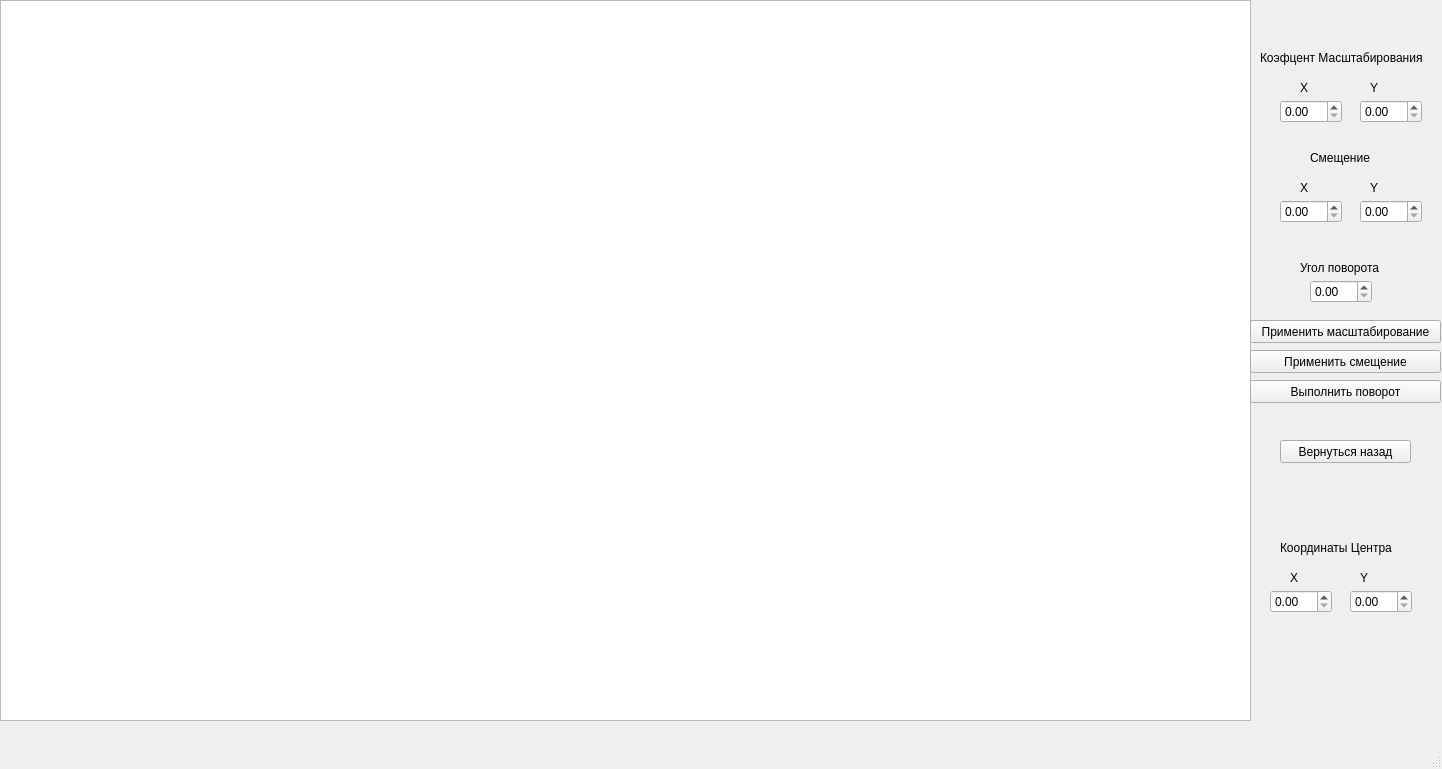
<?xml version="1.0" encoding="UTF-8"?>
<ui version="4.0">
 <class>MainWindow</class>
 <widget class="QMainWindow" name="MainWindow">
  <property name="geometry">
   <rect>
    <x>0</x>
    <y>0</y>
    <width>1442</width>
    <height>769</height>
   </rect>
  </property>
  <property name="windowTitle">
   <string>MainWindow</string>
  </property>
  <widget class="QWidget" name="centralwidget">
   <widget class="QGraphicsView" name="graphicsView">
    <property name="geometry">
     <rect>
      <x>0</x>
      <y>0</y>
      <width>1251</width>
      <height>721</height>
     </rect>
    </property>
   </widget>
   <widget class="QDoubleSpinBox" name="center_x">
    <property name="geometry">
     <rect>
      <x>1270</x>
      <y>590</y>
      <width>62</width>
      <height>23</height>
     </rect>
    </property>
   </widget>
   <widget class="QDoubleSpinBox" name="center_y">
    <property name="geometry">
     <rect>
      <x>1350</x>
      <y>590</y>
      <width>62</width>
      <height>23</height>
     </rect>
    </property>
   </widget>
   <widget class="QLabel" name="label">
    <property name="geometry">
     <rect>
      <x>1290</x>
      <y>570</y>
      <width>58</width>
      <height>15</height>
     </rect>
    </property>
    <property name="text">
     <string>X</string>
    </property>
   </widget>
   <widget class="QLabel" name="label_2">
    <property name="geometry">
     <rect>
      <x>1360</x>
      <y>570</y>
      <width>58</width>
      <height>15</height>
     </rect>
    </property>
    <property name="text">
     <string>Y</string>
    </property>
   </widget>
   <widget class="QLabel" name="label_3">
    <property name="geometry">
     <rect>
      <x>1280</x>
      <y>540</y>
      <width>141</width>
      <height>16</height>
     </rect>
    </property>
    <property name="text">
     <string>Координаты Центра</string>
    </property>
   </widget>
   <widget class="QLabel" name="label_5">
    <property name="geometry">
     <rect>
      <x>1300</x>
      <y>80</y>
      <width>58</width>
      <height>15</height>
     </rect>
    </property>
    <property name="text">
     <string>X</string>
    </property>
   </widget>
   <widget class="QDoubleSpinBox" name="Scale_koef_y">
    <property name="geometry">
     <rect>
      <x>1360</x>
      <y>100</y>
      <width>62</width>
      <height>23</height>
     </rect>
    </property>
    <property name="singleStep">
     <double>0.250000000000000</double>
    </property>
   </widget>
   <widget class="QLabel" name="label_6">
    <property name="geometry">
     <rect>
      <x>1260</x>
      <y>50</y>
      <width>181</width>
      <height>16</height>
     </rect>
    </property>
    <property name="text">
     <string>Коэфцент Масштабирования</string>
    </property>
   </widget>
   <widget class="QLabel" name="label_7">
    <property name="geometry">
     <rect>
      <x>1370</x>
      <y>80</y>
      <width>58</width>
      <height>15</height>
     </rect>
    </property>
    <property name="text">
     <string>Y</string>
    </property>
   </widget>
   <widget class="QDoubleSpinBox" name="Scale_koef_x">
    <property name="geometry">
     <rect>
      <x>1280</x>
      <y>100</y>
      <width>62</width>
      <height>23</height>
     </rect>
    </property>
    <property name="singleStep">
     <double>0.250000000000000</double>
    </property>
   </widget>
   <widget class="QLabel" name="label_4">
    <property name="geometry">
     <rect>
      <x>1310</x>
      <y>150</y>
      <width>71</width>
      <height>16</height>
     </rect>
    </property>
    <property name="text">
     <string>Смещение</string>
    </property>
   </widget>
   <widget class="QDoubleSpinBox" name="Offset_koef_x">
    <property name="geometry">
     <rect>
      <x>1280</x>
      <y>200</y>
      <width>62</width>
      <height>23</height>
     </rect>
    </property>
   </widget>
   <widget class="QLabel" name="label_8">
    <property name="geometry">
     <rect>
      <x>1300</x>
      <y>180</y>
      <width>58</width>
      <height>15</height>
     </rect>
    </property>
    <property name="text">
     <string>X</string>
    </property>
   </widget>
   <widget class="QDoubleSpinBox" name="Offset_koef_y">
    <property name="geometry">
     <rect>
      <x>1360</x>
      <y>200</y>
      <width>62</width>
      <height>23</height>
     </rect>
    </property>
   </widget>
   <widget class="QLabel" name="label_9">
    <property name="geometry">
     <rect>
      <x>1370</x>
      <y>180</y>
      <width>58</width>
      <height>15</height>
     </rect>
    </property>
    <property name="text">
     <string>Y</string>
    </property>
   </widget>
   <widget class="QDoubleSpinBox" name="Rotate_angle">
    <property name="geometry">
     <rect>
      <x>1310</x>
      <y>280</y>
      <width>62</width>
      <height>23</height>
     </rect>
    </property>
   </widget>
   <widget class="QLabel" name="label_10">
    <property name="geometry">
     <rect>
      <x>1300</x>
      <y>260</y>
      <width>101</width>
      <height>16</height>
     </rect>
    </property>
    <property name="text">
     <string>Угол поворота</string>
    </property>
   </widget>
   <widget class="QPushButton" name="scale_button">
    <property name="geometry">
     <rect>
      <x>1250</x>
      <y>320</y>
      <width>191</width>
      <height>23</height>
     </rect>
    </property>
    <property name="text">
     <string>Применить масштабирование</string>
    </property>
   </widget>
   <widget class="QPushButton" name="offset_button">
    <property name="geometry">
     <rect>
      <x>1250</x>
      <y>350</y>
      <width>191</width>
      <height>23</height>
     </rect>
    </property>
    <property name="text">
     <string>Применить смещение</string>
    </property>
   </widget>
   <widget class="QPushButton" name="rotate_button">
    <property name="geometry">
     <rect>
      <x>1250</x>
      <y>380</y>
      <width>191</width>
      <height>23</height>
     </rect>
    </property>
    <property name="text">
     <string>Выполнить поворот</string>
    </property>
   </widget>
   <widget class="QPushButton" name="comeback_button">
    <property name="geometry">
     <rect>
      <x>1280</x>
      <y>440</y>
      <width>131</width>
      <height>23</height>
     </rect>
    </property>
    <property name="styleSheet">
     <string notr="true">font:rgb(237, 51, 59)</string>
    </property>
    <property name="text">
     <string>Вернуться назад</string>
    </property>
   </widget>
  </widget>
  <widget class="QMenuBar" name="menubar">
   <property name="geometry">
    <rect>
     <x>0</x>
     <y>0</y>
     <width>1442</width>
     <height>20</height>
    </rect>
   </property>
  </widget>
  <widget class="QStatusBar" name="statusbar"/>
 </widget>
 <resources/>
 <connections/>
</ui>
